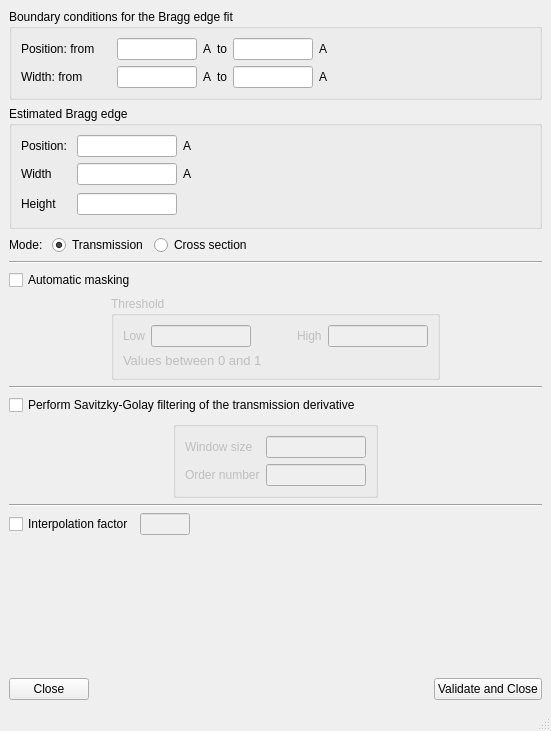
<?xml version="1.0" encoding="UTF-8"?>
<ui version="4.0">
 <class>MainWindow</class>
 <widget class="QMainWindow" name="MainWindow">
  <property name="geometry">
   <rect>
    <x>0</x>
    <y>0</y>
    <width>551</width>
    <height>731</height>
   </rect>
  </property>
  <property name="windowTitle">
   <string>MainWindow</string>
  </property>
  <widget class="QWidget" name="centralwidget">
   <layout class="QVBoxLayout" name="verticalLayout_4">
    <item>
     <widget class="QGroupBox" name="groupBox">
      <property name="title">
       <string>Boundary conditions for the Bragg edge fit</string>
      </property>
      <layout class="QVBoxLayout" name="verticalLayout_5">
       <item>
        <layout class="QHBoxLayout" name="horizontalLayout_3">
         <item>
          <widget class="QLabel" name="label_4">
           <property name="minimumSize">
            <size>
             <width>90</width>
             <height>0</height>
            </size>
           </property>
           <property name="maximumSize">
            <size>
             <width>90</width>
             <height>16777215</height>
            </size>
           </property>
           <property name="text">
            <string>Position: from</string>
           </property>
          </widget>
         </item>
         <item>
          <widget class="QLineEdit" name="boundary_position_from_lineEdit">
           <property name="minimumSize">
            <size>
             <width>80</width>
             <height>0</height>
            </size>
           </property>
           <property name="maximumSize">
            <size>
             <width>80</width>
             <height>16777215</height>
            </size>
           </property>
          </widget>
         </item>
         <item>
          <widget class="QLabel" name="label_6">
           <property name="text">
            <string>A</string>
           </property>
          </widget>
         </item>
         <item>
          <widget class="QLabel" name="label_9">
           <property name="text">
            <string>to</string>
           </property>
          </widget>
         </item>
         <item>
          <widget class="QLineEdit" name="boundary_position_to_lineEdit">
           <property name="minimumSize">
            <size>
             <width>80</width>
             <height>0</height>
            </size>
           </property>
           <property name="maximumSize">
            <size>
             <width>80</width>
             <height>16777215</height>
            </size>
           </property>
          </widget>
         </item>
         <item>
          <widget class="QLabel" name="label_10">
           <property name="text">
            <string>A</string>
           </property>
          </widget>
         </item>
         <item>
          <spacer name="horizontalSpacer_3">
           <property name="orientation">
            <enum>Qt::Horizontal</enum>
           </property>
           <property name="sizeHint" stdset="0">
            <size>
             <width>40</width>
             <height>20</height>
            </size>
           </property>
          </spacer>
         </item>
        </layout>
       </item>
       <item>
        <layout class="QHBoxLayout" name="horizontalLayout_10">
         <item>
          <widget class="QLabel" name="label_11">
           <property name="minimumSize">
            <size>
             <width>90</width>
             <height>0</height>
            </size>
           </property>
           <property name="maximumSize">
            <size>
             <width>90</width>
             <height>16777215</height>
            </size>
           </property>
           <property name="text">
            <string>Width: from</string>
           </property>
          </widget>
         </item>
         <item>
          <widget class="QLineEdit" name="boundary_width_from_lineEdit">
           <property name="minimumSize">
            <size>
             <width>80</width>
             <height>0</height>
            </size>
           </property>
           <property name="maximumSize">
            <size>
             <width>80</width>
             <height>16777215</height>
            </size>
           </property>
          </widget>
         </item>
         <item>
          <widget class="QLabel" name="label_12">
           <property name="text">
            <string>A</string>
           </property>
          </widget>
         </item>
         <item>
          <widget class="QLabel" name="label_13">
           <property name="text">
            <string>to</string>
           </property>
          </widget>
         </item>
         <item>
          <widget class="QLineEdit" name="boundary_width_to_lineEdit">
           <property name="minimumSize">
            <size>
             <width>80</width>
             <height>0</height>
            </size>
           </property>
           <property name="maximumSize">
            <size>
             <width>80</width>
             <height>16777215</height>
            </size>
           </property>
          </widget>
         </item>
         <item>
          <widget class="QLabel" name="label_14">
           <property name="text">
            <string>A</string>
           </property>
          </widget>
         </item>
         <item>
          <spacer name="horizontalSpacer_10">
           <property name="orientation">
            <enum>Qt::Horizontal</enum>
           </property>
           <property name="sizeHint" stdset="0">
            <size>
             <width>40</width>
             <height>20</height>
            </size>
           </property>
          </spacer>
         </item>
        </layout>
       </item>
      </layout>
     </widget>
    </item>
    <item>
     <widget class="QGroupBox" name="groupBox_2">
      <property name="title">
       <string>Estimated Bragg edge</string>
      </property>
      <layout class="QGridLayout" name="gridLayout_2">
       <item row="0" column="0">
        <widget class="QLabel" name="label_15">
         <property name="text">
          <string>Position: </string>
         </property>
        </widget>
       </item>
       <item row="0" column="1">
        <widget class="QLineEdit" name="lineEdit_5">
         <property name="minimumSize">
          <size>
           <width>100</width>
           <height>0</height>
          </size>
         </property>
         <property name="maximumSize">
          <size>
           <width>100</width>
           <height>16777215</height>
          </size>
         </property>
        </widget>
       </item>
       <item row="0" column="2">
        <widget class="QLabel" name="label_16">
         <property name="text">
          <string>A</string>
         </property>
        </widget>
       </item>
       <item row="0" column="3">
        <spacer name="horizontalSpacer_11">
         <property name="orientation">
          <enum>Qt::Horizontal</enum>
         </property>
         <property name="sizeHint" stdset="0">
          <size>
           <width>126</width>
           <height>20</height>
          </size>
         </property>
        </spacer>
       </item>
       <item row="1" column="0">
        <widget class="QLabel" name="label_17">
         <property name="text">
          <string>Width</string>
         </property>
        </widget>
       </item>
       <item row="1" column="1">
        <widget class="QLineEdit" name="lineEdit_6">
         <property name="minimumSize">
          <size>
           <width>100</width>
           <height>0</height>
          </size>
         </property>
         <property name="maximumSize">
          <size>
           <width>100</width>
           <height>16777215</height>
          </size>
         </property>
        </widget>
       </item>
       <item row="1" column="2">
        <widget class="QLabel" name="label_18">
         <property name="text">
          <string>A</string>
         </property>
        </widget>
       </item>
       <item row="1" column="3" rowspan="2">
        <spacer name="horizontalSpacer_12">
         <property name="orientation">
          <enum>Qt::Horizontal</enum>
         </property>
         <property name="sizeHint" stdset="0">
          <size>
           <width>126</width>
           <height>20</height>
          </size>
         </property>
        </spacer>
       </item>
       <item row="2" column="0" rowspan="2">
        <widget class="QLabel" name="label_19">
         <property name="text">
          <string>Height</string>
         </property>
        </widget>
       </item>
       <item row="2" column="1" rowspan="2">
        <widget class="QLineEdit" name="lineEdit_7">
         <property name="minimumSize">
          <size>
           <width>100</width>
           <height>0</height>
          </size>
         </property>
         <property name="maximumSize">
          <size>
           <width>100</width>
           <height>16777215</height>
          </size>
         </property>
        </widget>
       </item>
       <item row="3" column="3">
        <spacer name="horizontalSpacer_13">
         <property name="orientation">
          <enum>Qt::Horizontal</enum>
         </property>
         <property name="sizeHint" stdset="0">
          <size>
           <width>126</width>
           <height>20</height>
          </size>
         </property>
        </spacer>
       </item>
      </layout>
     </widget>
    </item>
    <item>
     <layout class="QVBoxLayout" name="verticalLayout_2">
      <item>
       <layout class="QHBoxLayout" name="horizontalLayout_8">
        <item>
         <widget class="QLabel" name="label_5">
          <property name="text">
           <string>Mode: </string>
          </property>
         </widget>
        </item>
        <item>
         <layout class="QHBoxLayout" name="horizontalLayout_9">
          <item>
           <widget class="QRadioButton" name="transmission_mode_radioButton">
            <property name="text">
             <string>Transmission</string>
            </property>
            <property name="checked">
             <bool>true</bool>
            </property>
           </widget>
          </item>
          <item>
           <widget class="QRadioButton" name="cross_section_mode_radioButton">
            <property name="text">
             <string>Cross section</string>
            </property>
           </widget>
          </item>
          <item>
           <spacer name="horizontalSpacer_9">
            <property name="orientation">
             <enum>Qt::Horizontal</enum>
            </property>
            <property name="sizeHint" stdset="0">
             <size>
              <width>40</width>
              <height>20</height>
             </size>
            </property>
           </spacer>
          </item>
         </layout>
        </item>
       </layout>
      </item>
      <item>
       <widget class="Line" name="line_4">
        <property name="orientation">
         <enum>Qt::Horizontal</enum>
        </property>
       </widget>
      </item>
      <item>
       <widget class="QCheckBox" name="automatic_masking_checkBox">
        <property name="text">
         <string>Automatic masking</string>
        </property>
       </widget>
      </item>
      <item>
       <layout class="QHBoxLayout" name="horizontalLayout_2">
        <item>
         <spacer name="horizontalSpacer_2">
          <property name="orientation">
           <enum>Qt::Horizontal</enum>
          </property>
          <property name="sizeHint" stdset="0">
           <size>
            <width>40</width>
            <height>20</height>
           </size>
          </property>
         </spacer>
        </item>
        <item>
         <widget class="QGroupBox" name="threshold_groupBox">
          <property name="enabled">
           <bool>false</bool>
          </property>
          <property name="title">
           <string>Threshold</string>
          </property>
          <layout class="QVBoxLayout" name="verticalLayout">
           <item>
            <layout class="QHBoxLayout" name="horizontalLayout">
             <item>
              <widget class="QLabel" name="label">
               <property name="text">
                <string>Low</string>
               </property>
              </widget>
             </item>
             <item>
              <widget class="QLineEdit" name="low_threshold_lineEdit">
               <property name="minimumSize">
                <size>
                 <width>100</width>
                 <height>0</height>
                </size>
               </property>
               <property name="maximumSize">
                <size>
                 <width>100</width>
                 <height>16777215</height>
                </size>
               </property>
              </widget>
             </item>
             <item>
              <spacer name="horizontalSpacer">
               <property name="orientation">
                <enum>Qt::Horizontal</enum>
               </property>
               <property name="sizeHint" stdset="0">
                <size>
                 <width>40</width>
                 <height>20</height>
                </size>
               </property>
              </spacer>
             </item>
             <item>
              <widget class="QLabel" name="label_2">
               <property name="text">
                <string>High</string>
               </property>
              </widget>
             </item>
             <item>
              <widget class="QLineEdit" name="high_threshold_lineEdit">
               <property name="minimumSize">
                <size>
                 <width>100</width>
                 <height>0</height>
                </size>
               </property>
               <property name="maximumSize">
                <size>
                 <width>100</width>
                 <height>16777215</height>
                </size>
               </property>
              </widget>
             </item>
            </layout>
           </item>
           <item>
            <widget class="QLabel" name="label_3">
             <property name="font">
              <font>
               <pointsize>10</pointsize>
              </font>
             </property>
             <property name="text">
              <string>Values between 0 and 1</string>
             </property>
            </widget>
           </item>
          </layout>
         </widget>
        </item>
        <item>
         <spacer name="horizontalSpacer_6">
          <property name="orientation">
           <enum>Qt::Horizontal</enum>
          </property>
          <property name="sizeHint" stdset="0">
           <size>
            <width>40</width>
            <height>20</height>
           </size>
          </property>
         </spacer>
        </item>
       </layout>
      </item>
     </layout>
    </item>
    <item>
     <widget class="Line" name="line">
      <property name="orientation">
       <enum>Qt::Horizontal</enum>
      </property>
     </widget>
    </item>
    <item>
     <layout class="QVBoxLayout" name="verticalLayout_3">
      <item>
       <widget class="QCheckBox" name="perform_filtering_algorithm_checkBox">
        <property name="text">
         <string>Perform Savitzky-Golay filtering of the transmission derivative</string>
        </property>
       </widget>
      </item>
      <item>
       <layout class="QHBoxLayout" name="horizontalLayout_5">
        <item>
         <spacer name="horizontalSpacer_5">
          <property name="orientation">
           <enum>Qt::Horizontal</enum>
          </property>
          <property name="sizeHint" stdset="0">
           <size>
            <width>40</width>
            <height>20</height>
           </size>
          </property>
         </spacer>
        </item>
        <item>
         <widget class="QGroupBox" name="perform_filtering_algorithm_groupBox">
          <property name="enabled">
           <bool>false</bool>
          </property>
          <property name="title">
           <string/>
          </property>
          <layout class="QHBoxLayout" name="horizontalLayout_4">
           <item>
            <layout class="QGridLayout" name="gridLayout">
             <item row="0" column="0">
              <widget class="QLabel" name="label_7">
               <property name="text">
                <string>Window size</string>
               </property>
              </widget>
             </item>
             <item row="0" column="1">
              <widget class="QLineEdit" name="window_size_lineEdit">
               <property name="minimumSize">
                <size>
                 <width>100</width>
                 <height>0</height>
                </size>
               </property>
               <property name="maximumSize">
                <size>
                 <width>100</width>
                 <height>16777215</height>
                </size>
               </property>
              </widget>
             </item>
             <item row="1" column="0">
              <widget class="QLabel" name="label_8">
               <property name="text">
                <string>Order number</string>
               </property>
              </widget>
             </item>
             <item row="1" column="1">
              <widget class="QLineEdit" name="order_number_lineEdit">
               <property name="minimumSize">
                <size>
                 <width>100</width>
                 <height>0</height>
                </size>
               </property>
               <property name="maximumSize">
                <size>
                 <width>100</width>
                 <height>16777215</height>
                </size>
               </property>
              </widget>
             </item>
            </layout>
           </item>
          </layout>
         </widget>
        </item>
        <item>
         <spacer name="horizontalSpacer_4">
          <property name="orientation">
           <enum>Qt::Horizontal</enum>
          </property>
          <property name="sizeHint" stdset="0">
           <size>
            <width>40</width>
            <height>20</height>
           </size>
          </property>
         </spacer>
        </item>
       </layout>
      </item>
     </layout>
    </item>
    <item>
     <widget class="Line" name="line_3">
      <property name="orientation">
       <enum>Qt::Horizontal</enum>
      </property>
     </widget>
    </item>
    <item>
     <layout class="QHBoxLayout" name="horizontalLayout_6">
      <item>
       <widget class="QCheckBox" name="interpolation_factor_checkBox">
        <property name="text">
         <string>Interpolation factor</string>
        </property>
       </widget>
      </item>
      <item>
       <widget class="QLineEdit" name="interpolation_factor_lineEdit">
        <property name="enabled">
         <bool>false</bool>
        </property>
        <property name="minimumSize">
         <size>
          <width>50</width>
          <height>0</height>
         </size>
        </property>
        <property name="maximumSize">
         <size>
          <width>50</width>
          <height>16777215</height>
         </size>
        </property>
       </widget>
      </item>
      <item>
       <spacer name="horizontalSpacer_7">
        <property name="orientation">
         <enum>Qt::Horizontal</enum>
        </property>
        <property name="sizeHint" stdset="0">
         <size>
          <width>40</width>
          <height>20</height>
         </size>
        </property>
       </spacer>
      </item>
     </layout>
    </item>
    <item>
     <spacer name="verticalSpacer">
      <property name="orientation">
       <enum>Qt::Vertical</enum>
      </property>
      <property name="sizeHint" stdset="0">
       <size>
        <width>20</width>
        <height>0</height>
       </size>
      </property>
     </spacer>
    </item>
    <item>
     <layout class="QHBoxLayout" name="horizontalLayout_7">
      <item>
       <widget class="QPushButton" name="close_pushButton">
        <property name="text">
         <string>Close</string>
        </property>
       </widget>
      </item>
      <item>
       <spacer name="horizontalSpacer_8">
        <property name="orientation">
         <enum>Qt::Horizontal</enum>
        </property>
        <property name="sizeHint" stdset="0">
         <size>
          <width>40</width>
          <height>20</height>
         </size>
        </property>
       </spacer>
      </item>
      <item>
       <widget class="QPushButton" name="validate_changed_pushButton">
        <property name="text">
         <string>Validate and Close</string>
        </property>
       </widget>
      </item>
     </layout>
    </item>
   </layout>
  </widget>
  <widget class="QMenuBar" name="menubar">
   <property name="geometry">
    <rect>
     <x>0</x>
     <y>0</y>
     <width>551</width>
     <height>22</height>
    </rect>
   </property>
  </widget>
  <widget class="QStatusBar" name="statusbar"/>
 </widget>
 <resources/>
 <connections>
  <connection>
   <sender>automatic_masking_checkBox</sender>
   <signal>clicked(bool)</signal>
   <receiver>MainWindow</receiver>
   <slot>automatic_masking_clicked()</slot>
   <hints>
    <hint type="sourcelabel">
     <x>103</x>
     <y>344</y>
    </hint>
    <hint type="destinationlabel">
     <x>6</x>
     <y>38</y>
    </hint>
   </hints>
  </connection>
  <connection>
   <sender>perform_filtering_algorithm_checkBox</sender>
   <signal>clicked(bool)</signal>
   <receiver>MainWindow</receiver>
   <slot>perform_filtering_algorithm_clicked()</slot>
   <hints>
    <hint type="sourcelabel">
     <x>25</x>
     <y>489</y>
    </hint>
    <hint type="destinationlabel">
     <x>3</x>
     <y>235</y>
    </hint>
   </hints>
  </connection>
  <connection>
   <sender>interpolation_factor_checkBox</sender>
   <signal>clicked(bool)</signal>
   <receiver>MainWindow</receiver>
   <slot>interpolation_factor_clicked()</slot>
   <hints>
    <hint type="sourcelabel">
     <x>20</x>
     <y>635</y>
    </hint>
    <hint type="destinationlabel">
     <x>6</x>
     <y>374</y>
    </hint>
   </hints>
  </connection>
  <connection>
   <sender>close_pushButton</sender>
   <signal>clicked()</signal>
   <receiver>MainWindow</receiver>
   <slot>close()</slot>
   <hints>
    <hint type="sourcelabel">
     <x>47</x>
     <y>680</y>
    </hint>
    <hint type="destinationlabel">
     <x>550</x>
     <y>552</y>
    </hint>
   </hints>
  </connection>
  <connection>
   <sender>validate_changed_pushButton</sender>
   <signal>clicked()</signal>
   <receiver>MainWindow</receiver>
   <slot>validate_changes_clicked()</slot>
   <hints>
    <hint type="sourcelabel">
     <x>452</x>
     <y>677</y>
    </hint>
    <hint type="destinationlabel">
     <x>550</x>
     <y>515</y>
    </hint>
   </hints>
  </connection>
 </connections>
 <slots>
  <slot>automatic_masking_clicked()</slot>
  <slot>perform_filtering_algorithm_clicked()</slot>
  <slot>interpolation_factor_clicked()</slot>
  <slot>validate_changes_clicked()</slot>
 </slots>
</ui>
